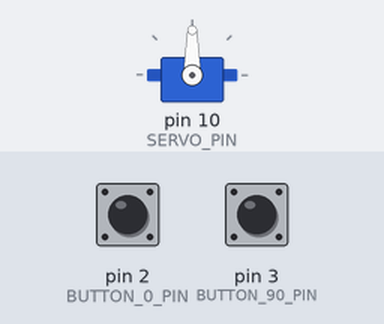
Recording of a sketch running on a simulated Arduino Uno, built with avr-gcc and run on an emulated ATmega328P. Parts: servo. The inputs (shaded band) are chosen by the test bench; at power-on: pin 2 (BUTTON_0_PIN) LOW, pin 3 (BUTTON_90_PIN) LOW.

Above: at 1.2 s.
1.3 s: pin 2 (BUTTON_0_PIN) pulled HIGH for 0.15 s
At 2.5 s:
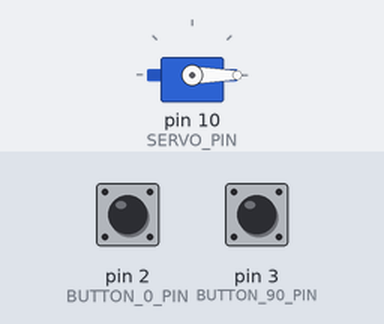
2.9 s: pin 3 (BUTTON_90_PIN) pulled HIGH for 0.15 s
At 3.7 s:
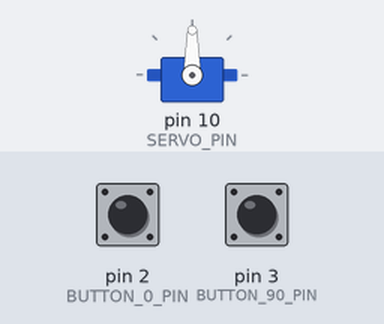
4.5 s: pin 2 (BUTTON_0_PIN) pulled HIGH for 1 s
At 4.9 s:
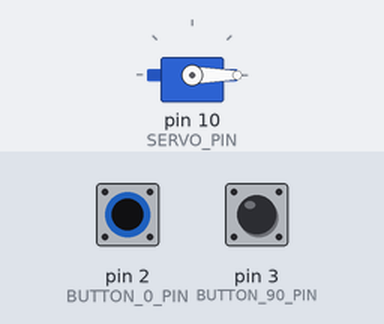
Timing chart, 0 to 7.5 s (numbered marks = the images above; inputs shaded):
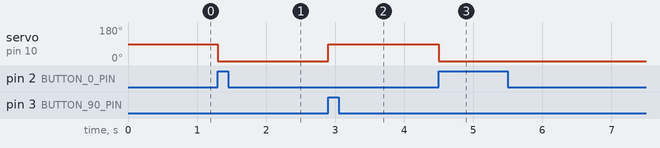

The sketch:

04-servo-two-button-control.ino
```cpp
#include <Servo.h>

const int BUTTON_0_PIN = 2;
const int BUTTON_90_PIN = 3;
const int SERVO_PIN = 10;

Servo myServo;

void setup() {
  myServo.attach(SERVO_PIN);
  // The lab's original circuit uses external pull-down resistors.
  pinMode(BUTTON_0_PIN, INPUT);
  pinMode(BUTTON_90_PIN, INPUT);
}

void loop() {
  if (digitalRead(BUTTON_90_PIN) == HIGH) {
    myServo.write(90);
  }
  if (digitalRead(BUTTON_0_PIN) == HIGH) {
    myServo.write(0);
  }
}
```

Measured:
- after the input at 1.3 s, servo on pin 10 (SERVO_PIN): 90° → 0° at once
- after the input at 2.9 s, servo on pin 10 (SERVO_PIN): 0° → 90° at once
- after the input at 4.5 s, servo on pin 10 (SERVO_PIN): 90° → 0° at once
